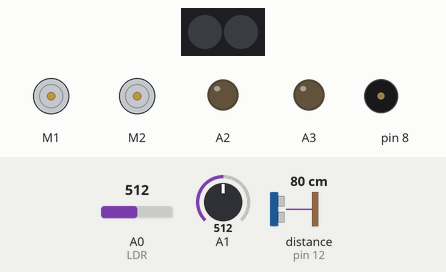
This sketch was run on a simulated Arduino Uno, built with avr-gcc and run on an emulated ATmega328P. On the bench: 2 RGB LEDs in strip order, left to right, 2 × DC motor (green arrow = forward, orange = backward, longer = faster), output pins drawn as LEDs (lit = HIGH), buzzer (waves = sounding). Dashed ring = blinking. The test bench sets the inputs (shaded band); at power-on: A0 (LDR) = 512, distance to the obstacle (sensor on pin 12) 80 cm, A1 = 512. The echo pulse lasts 58.3 µs per cm; what the sketch prints to the serial monitor is not drawn.

Above: at 5.8 s.
5.9 s: A0 (LDR) set to 1023
At 6.4 s:
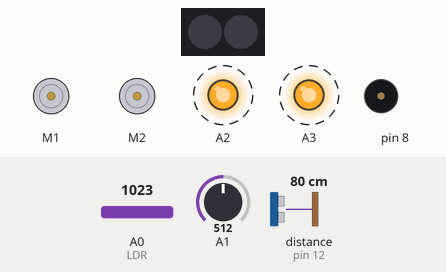
At 9.5 s:
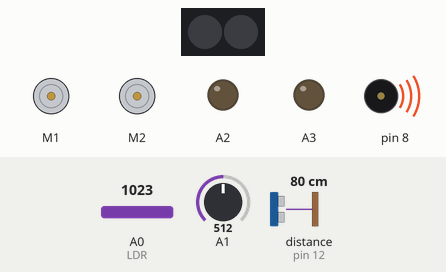
10.1 s: distance to the obstacle (sensor on pin 12) set to 9 cm
23.2 s: distance to the obstacle (sensor on pin 12) set to 6 cm
At 25.31 s:
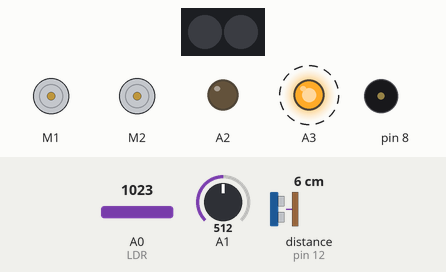
Timing chart, 0 to 32.7 s (numbered marks = the images above; inputs shaded):
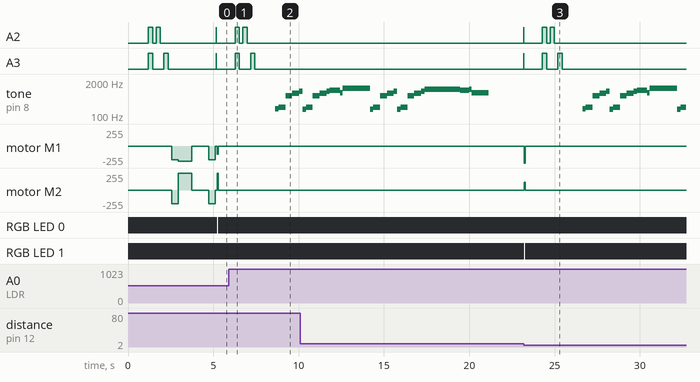

Measured:
- the behaviour switches between 8 and 7 cm on distance to the obstacle (sensor on pin 12) (found by bisection; images 2 and 3)
- after the input at 5.9 s, tone on pin 8: plays 190 Hz for 0.20 s, 220 Hz for 0.40 s, 587 Hz for 0.40 s, 739 Hz for 0.40 s, 880 Hz for 0.07 s, starting after 2.7 s; motor M1, motor M2: stays stopped (without the input it goes to backward 204/255 after 1.7 s)

The sketch:

CG1111a_MakeBlock_Code.ino
```cpp
#include <MeMCore.h>

#define TURNING_TIME_MS 395 // The time duration (ms) for turning
#define SPEED_OF_SOUND 340
#define ULTRASONIC 12
#define RGBWait 200  //in milliseconds
// Define time delay before taking another LDR reading
#define LDRWait 10  //in milliseconds
#define LDR A0      //LDR sensor pin at A0
#define LED 13      //Check Indicator to signal Calibration Completed
MeDCMotor leftMotor(M1); // assigning leftMotor to port M1
MeDCMotor rightMotor(M2); // assigning RightMotor to port M2
MeRGBLed led(0,30);
MeBuzzer buzzer;
MeLineFollower lineFinder(PORT_2);
uint8_t motorSpeed = 255;


//floats to hold colour arrays
float colourArray[] = { 0, 0, 0 };
float whiteArray[] = { 968, 974, 941 };
float blackArray[] = { 927, 926, 895 };
float greyDiff[] = { 16, 37, 43 };
char colourStr[3][5] = { "R = ", "G = ", "B = " };

void celebrate() {// Code for playing celebratory tune}
// Each of the following "function calls" plays a single tone.
// The numbers in the bracket specify the frequency and the duration (ms)
buzzer.tone(190, 200);
buzzer.tone(220, 200);
buzzer.tone(220, 200);
buzzer.tone(587.33, 200);
buzzer.tone(587.33, 200);
buzzer.tone(739.99, 200);
buzzer.tone(739.99, 200);
buzzer.tone(880, 200);
buzzer.tone(185, 200);
buzzer.tone(220, 200);
buzzer.tone(220, 200);
buzzer.tone(587.33, 200);
buzzer.tone(587.33, 200);
buzzer.tone(740, 200);
buzzer.tone(740, 200);
buzzer.tone(880, 200);
buzzer.tone(987.77, 600);
buzzer.tone(783.99, 150);
buzzer.tone(1174.66, 1600);
buzzer.tone(185, 200);
buzzer.tone(220, 200);
buzzer.tone(220, 200);
buzzer.tone(587.33, 200);
buzzer.tone(587.33, 200);
buzzer.tone(739.99, 200);
buzzer.tone(739.99, 200);
buzzer.tone(880, 200);
buzzer.tone(185, 200);
buzzer.tone(220, 200);
buzzer.tone(220, 200);
buzzer.tone(587.33, 200);
buzzer.tone(587.33, 200);
buzzer.tone(740, 200);
buzzer.tone(740, 200);
buzzer.tone(880, 200);
buzzer.tone(1046.50, 500);
buzzer.tone(1046.50, 200);
buzzer.tone(1046.50, 1200);
buzzer.tone(1046.50, 200);
buzzer.tone(987.77, 500);
buzzer.tone(1046.50, 150);
buzzer.tone(783.99, 1000);
buzzer.noTone();
}


void set_output() {
  pinMode(A2, OUTPUT);
  pinMode(A3, OUTPUT);
}

void turnoff() {
  digitalWrite(A2, LOW);
  digitalWrite(A3, LOW);
}

void shineRed() {
  digitalWrite(A3, HIGH);
  digitalWrite(A2, HIGH);
}

void shineGreen() {
  digitalWrite(A2, HIGH);
  digitalWrite(A3, LOW);
}

void shineBlue() {
  digitalWrite(A3, HIGH);
  digitalWrite(A2, LOW);
}

float measureAmbient()
{
  shineRed();
  delay(10);
  return analogRead(A1);
}

float measureIR()
{
  digitalWrite(A3, LOW);
  digitalWrite(A2, LOW);
  delay(10);
  return analogRead(A1);
}

void stopMotor() {// Codfe for stopping motor}
leftMotor.stop();
rightMotor.stop();
delay(1000);
}

void moveForward() {// Code for moving forward for some short interval}
leftMotor.run(-230);
rightMotor.run(motorSpeed);
}

void nudgeLeft() {// Code for nudging slightly to the left for some short interval
leftMotor.run(-120);
rightMotor.run(255);
delay(50);
}

void nudgeRight() {// Code for nudging slightly to the right for some short interval
rightMotor.run(120);
leftMotor.run(-255);
delay(50);
}

void turnRight() {// Code for turning right 90 deg
leftMotor.run(-motorSpeed * 0.8); // Positive: wheel turns anti-clockwise
rightMotor.run(-motorSpeed * 0.8); // Positive: wheel turns anti-clockwise
delay(TURNING_TIME_MS); // Keep turning right for this time duration
leftMotor.stop(); // Stop left motor
rightMotor.stop(); // Stop right motor
}

void turnLeft() {// Code for turning left 90 deg
leftMotor.run(motorSpeed * 0.8); // Positive: wheel turns clockwise
rightMotor.run(motorSpeed * 0.8); // Positive: wheel turns clockwise
delay(TURNING_TIME_MS); // Keep turning left for this time duration
leftMotor.stop(); // Stop left motor
rightMotor.stop(); // Stop right motor
}

char check_colour(float colourArray[])
{
  if (colourArray[0] > 200 && colourArray[1] > 200 && colourArray[2] > 200)
  {
    return 'W';
  }
  if (colourArray[0] > colourArray[1] && colourArray[0] > colourArray[2])
  {
    if (colourArray[1] < 100 && colourArray[2] < 100 && colourArray[1] - colourArray[2] <= 10)
    {
      return 'R';
    }
    if (colourArray[0] - colourArray[2] <= 40)
    {
      return 'P';
    }
    if (colourArray[1] > colourArray[2])
    {
      return 'O';
    }
  }
  else if (colourArray[1] > colourArray[0] && colourArray[1] > colourArray[2])
  {
    return 'G';
  }
  else if (colourArray[2] > colourArray[0] && colourArray[2] > colourArray[1])
  {
    if (colourArray[0] - colourArray[1] > 40)
    {
      return 'P';
    }
    return 'B';
  }
  return 'I';
}

void moveByColor(char color)
{
  if (color == 'R')
  {
    turnLeft();
  }
  else if (color == 'G')
  {
    turnRight();
  }
  else if (color == 'O')
  {
    turnRight();
    turnRight();
  }
  else if (color == 'P')
  {
    turnLeft();
    moveForward();
    delay(700);
    stopMotor();
    turnLeft();
  }
  else if (color == 'B')
  {
    turnRight();
    moveForward();
    delay(780);
    stopMotor();
    turnRight();
  }
  else if(color == 'W')
  {
    stopMotor();
    celebrate();
    delay(2000);
  }
}

void colourSensor(float blackArray[], float greyDiff[])
{
   for (int c = 0; c <= 2; c++) {
   Serial.print(colourStr[c]);
   if (c == 0) {
     shineRed();
   } else if (c == 1) {
     shineGreen();
   } else {
     shineBlue();
   }
   delay(RGBWait);
    // get the average of 5 consecutive readings for the current colour and return an average
   colourArray[c] = getAvgReading(5);
    // the average reading returned minus the lowest value divided by the maximum possible range, multiplied by 255 will give a value between 0-255, representing the value for the current reflectivity (i.e. the colour LDR is exposed to)
   colourArray[c] = (colourArray[c] - blackArray[c]) / (greyDiff[c]) * 255;
   turnoff();  //turn off the current LED colour
   delay(RGBWait);
   Serial.println(int(colourArray[c]));  //show the value for the current colour LED, which corresponds to either the R, G or B of the RGB code
 }
 Serial.println(check_colour(colourArray));
 moveByColor(check_colour(colourArray));
}

void lineSensor() {
int sensorState = lineFinder.readSensors();
if (sensorState == S1_IN_S2_IN)
{
  stopMotor(); // Stop motor and activate the color sensor
  colourSensor(blackArray, greyDiff);
}
else if (sensorState == S1_OUT_S2_IN) {
    leftMotor.run(-100); // Left wheel moves forward
    rightMotor.run(0); // Right wheel stops
}
else if (sensorState == S1_IN_S2_OUT) {
    leftMotor.run(0); // Left wheel stops
    rightMotor.run(100); // Right wheel moves forward
}
  else if (sensorState == S1_OUT_S2_OUT){
     moveForward(); // continue moving forward if the line detector still detects color
     return;
  }
  delay(50);
}

int checkDistanceUR()
{
  pinMode(ULTRASONIC, OUTPUT);
  digitalWrite(ULTRASONIC, LOW);
  delayMicroseconds(2);
  digitalWrite(ULTRASONIC, HIGH);
  delayMicroseconds(10);
  digitalWrite(ULTRASONIC, LOW);
  pinMode(ULTRASONIC, INPUT);
  long duration = pulseIn(ULTRASONIC, HIGH, 4000);
  return duration / 2.0 / 1000000 * SPEED_OF_SOUND * 100;
}

void setup() {
  //setup the outputs for the colour sensor
  for (int c = 0; c <= 2; c++) {
    set_output();
  }
  led.setpin(13);  //Check Indicator -- OFF during Calibration
  pinMode(A1, INPUT);
  Serial.begin(9600); //begin serial communication
  // setBalance(); // code to fill the black, white and grey arrays
  led.show();  //Check Indicator -- ON after Calibration
  delay(200);
}
void loop() {
  lineSensor();
  float ambient = 1024 - measureAmbient();
  Serial.println(ambient);
  float IR1 = (measureIR() - ambient) / 1024 * 5;
  Serial.println(IR1);
  delay(20);
  int leftDist = checkDistanceUR();
  // Serial.println(leftDist);
  if (leftDist <= 6 && leftDist > 0)
  {
    // Serial.println("Nudging Right");
    led.setColorAt(1, 255, 255, 255);
    led.show();
    nudgeRight();
  }
  else if ((leftDist > 16 && leftDist <= 23) || IR1 < 3 ) // Nudge Left either when the ultrasonic sensor detects that the left distance is too far or IR sensor detects distance too small
  {
   // Serial.println("Nudging Left");
    led.setColorAt(0, 255, 255, 255);
    led.show();
    nudgeLeft();
  }
  led.setColor(0, 0, 0);
  led.show();
  delay(10);
}
void setBalance() {
  Serial.println("Put White Sample For Calibration ...");
  delay(5000);             //delay for five seconds for getting sample ready
  digitalWrite(LED, LOW);  //Check Indicator OFF during Calibration
  for (int c = 0; c <= 2; c++) {
    if (c == 0) {
      shineRed();
    } else if (c == 1) {
      shineGreen();
    } else {
      shineBlue();
    }
    delay(RGBWait);
    whiteArray[c] = getAvgReading(5);  //scan 5 times and return the average,
    Serial.println(whiteArray[c]);
    turnoff();
    delay(RGBWait);
  }
  //set black balance
  Serial.println("Put Black Sample For Calibration ...");
  delay(5000);  //delay for five seconds for getting sample ready
  //go through one colour at a time, set the minimum reading for red, green and blue to the black array
  for (int c = 0; c <= 2; c++) {
    if (c == 0) {
      shineRed();
    } else if (c == 1) {
      shineGreen();
    } else {
      shineBlue();
    }
    delay(RGBWait);
    blackArray[c] = getAvgReading(5);
        Serial.println(blackArray[c]);
    turnoff();
    delay(RGBWait);
    //the differnce between the maximum and the minimum gives the range
    greyDiff[c] = whiteArray[c] - blackArray[c];
    Serial.println(greyDiff[c]);

  }
  //delay another 5 seconds for getting ready colour objects
  Serial.println("Colour Sensor Is Ready.");
  delay(10000);
}
int getAvgReading(int times) {
  //find the average reading for the requested number of times of scanning LDR
  int reading;
  int total = 0;
  //take the reading as many times as requested and add them up
  for (int i = 0; i < times; i++) {
    reading = analogRead(LDR);
    total = reading + total;
    delay(LDRWait);
  }
  //calculate the average and return it
  return total / times;
}
```
